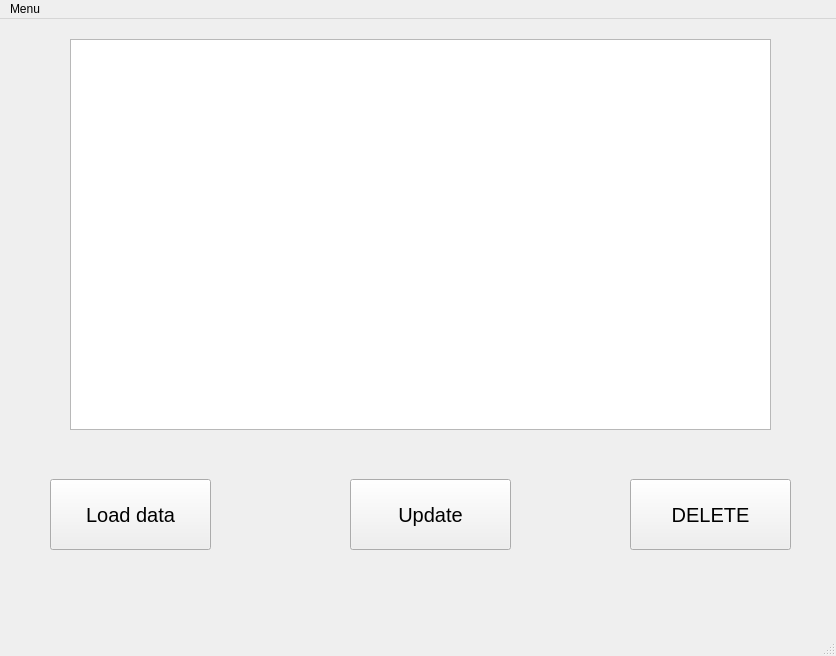
<?xml version="1.0" encoding="UTF-8"?>
<ui version="4.0">
 <class>MainWindow</class>
 <widget class="QMainWindow" name="MainWindow">
  <property name="geometry">
   <rect>
    <x>0</x>
    <y>0</y>
    <width>836</width>
    <height>656</height>
   </rect>
  </property>
  <property name="windowTitle">
   <string>MainWindow</string>
  </property>
  <widget class="QWidget" name="centralwidget">
   <widget class="QTableWidget" name="tableWidget">
    <property name="geometry">
     <rect>
      <x>70</x>
      <y>20</y>
      <width>701</width>
      <height>391</height>
     </rect>
    </property>
   </widget>
   <widget class="QPushButton" name="loaddt">
    <property name="geometry">
     <rect>
      <x>50</x>
      <y>460</y>
      <width>161</width>
      <height>71</height>
     </rect>
    </property>
    <property name="font">
     <font>
      <family>MS Shell Dlg 2</family>
      <pointsize>15</pointsize>
      <weight>50</weight>
      <italic>false</italic>
      <bold>false</bold>
     </font>
    </property>
    <property name="styleSheet">
     <string notr="true">font: 15pt &quot;MS Shell Dlg 2&quot;;</string>
    </property>
    <property name="text">
     <string>Load data</string>
    </property>
   </widget>
   <widget class="QPushButton" name="update">
    <property name="geometry">
     <rect>
      <x>350</x>
      <y>460</y>
      <width>161</width>
      <height>71</height>
     </rect>
    </property>
    <property name="font">
     <font>
      <family>MS Shell Dlg 2</family>
      <pointsize>15</pointsize>
      <weight>50</weight>
      <italic>false</italic>
      <bold>false</bold>
     </font>
    </property>
    <property name="styleSheet">
     <string notr="true">font: 15pt &quot;MS Shell Dlg 2&quot;;</string>
    </property>
    <property name="text">
     <string>Update</string>
    </property>
   </widget>
   <widget class="QPushButton" name="delete_2">
    <property name="geometry">
     <rect>
      <x>630</x>
      <y>460</y>
      <width>161</width>
      <height>71</height>
     </rect>
    </property>
    <property name="font">
     <font>
      <family>MS Shell Dlg 2</family>
      <pointsize>15</pointsize>
      <weight>50</weight>
      <italic>false</italic>
      <bold>false</bold>
     </font>
    </property>
    <property name="styleSheet">
     <string notr="true">font: 15pt &quot;MS Shell Dlg 2&quot;;</string>
    </property>
    <property name="text">
     <string>DELETE</string>
    </property>
   </widget>
  </widget>
  <widget class="QMenuBar" name="menubar">
   <property name="geometry">
    <rect>
     <x>0</x>
     <y>0</y>
     <width>836</width>
     <height>26</height>
    </rect>
   </property>
   <widget class="QMenu" name="menuMenu">
    <property name="title">
     <string>Menu</string>
    </property>
    <addaction name="phanloai"/>
    <addaction name="kho"/>
    <addaction name="traicay"/>
    <addaction name="logout"/>
   </widget>
   <addaction name="menuMenu"/>
  </widget>
  <widget class="QStatusBar" name="statusbar"/>
  <action name="phanloai">
   <property name="text">
    <string>Phân Loại</string>
   </property>
  </action>
  <action name="kho">
   <property name="text">
    <string>Kho</string>
   </property>
  </action>
  <action name="traicay">
   <property name="text">
    <string>Trái Cây</string>
   </property>
  </action>
  <action name="logout">
   <property name="text">
    <string>Đăng Xuất</string>
   </property>
  </action>
 </widget>
 <resources/>
 <connections/>
</ui>
